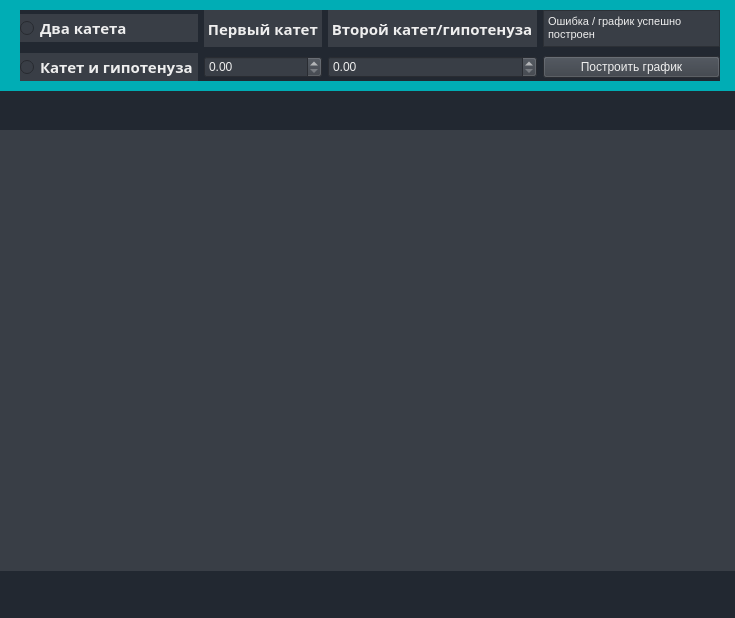
<?xml version="1.0" encoding="UTF-8"?>
<ui version="4.0">
 <class>MainWindow</class>
 <widget class="QMainWindow" name="MainWindow">
  <property name="geometry">
   <rect>
    <x>0</x>
    <y>0</y>
    <width>735</width>
    <height>618</height>
   </rect>
  </property>
  <property name="windowTitle">
   <string>MainWindow</string>
  </property>
  <property name="styleSheet">
   <string notr="true">background-color: rgb(34, 40, 49);
color: rgb(238, 238, 238);</string>
  </property>
  <widget class="QWidget" name="centralwidget">
   <widget class="QWidget" name="gridLayoutWidget">
    <property name="geometry">
     <rect>
      <x>20</x>
      <y>10</y>
      <width>700</width>
      <height>71</height>
     </rect>
    </property>
    <layout class="QGridLayout" name="gridLayout">
     <item row="0" column="3">
      <widget class="QTextEdit" name="textEdit">
       <property name="styleSheet">
        <string notr="true">background-color: rgb(57, 62, 70);
color: rgb(238, 238, 238);</string>
       </property>
       <property name="html">
        <string>&lt;!DOCTYPE HTML PUBLIC &quot;-//W3C//DTD HTML 4.0//EN&quot; &quot;http://www.w3.org/TR/REC-html40/strict.dtd&quot;&gt;
&lt;html&gt;&lt;head&gt;&lt;meta name=&quot;qrichtext&quot; content=&quot;1&quot; /&gt;&lt;style type=&quot;text/css&quot;&gt;
p, li { white-space: pre-wrap; }
&lt;/style&gt;&lt;/head&gt;&lt;body style=&quot; font-family:'MS Shell Dlg 2'; font-size:8.25pt; font-weight:400; font-style:normal;&quot;&gt;
&lt;p style=&quot; margin-top:0px; margin-bottom:0px; margin-left:0px; margin-right:0px; -qt-block-indent:0; text-indent:0px;&quot;&gt;Ошибка / график успешно построен &lt;/p&gt;&lt;/body&gt;&lt;/html&gt;</string>
       </property>
      </widget>
     </item>
     <item row="0" column="0">
      <widget class="QRadioButton" name="radioButton_3">
       <property name="font">
        <font>
         <family>Eras Demi ITC</family>
         <pointsize>11</pointsize>
         <weight>75</weight>
         <italic>false</italic>
         <bold>true</bold>
        </font>
       </property>
       <property name="cursor">
        <cursorShape>ArrowCursor</cursorShape>
       </property>
       <property name="contextMenuPolicy">
        <enum>Qt::DefaultContextMenu</enum>
       </property>
       <property name="acceptDrops">
        <bool>false</bool>
       </property>
       <property name="layoutDirection">
        <enum>Qt::LeftToRight</enum>
       </property>
       <property name="autoFillBackground">
        <bool>false</bool>
       </property>
       <property name="styleSheet">
        <string notr="true">background-color: rgb(57, 62, 70);
color: rgb(238, 238, 238);</string>
       </property>
       <property name="text">
        <string>Два катета</string>
       </property>
       <property name="checkable">
        <bool>true</bool>
       </property>
       <property name="checked">
        <bool>false</bool>
       </property>
      </widget>
     </item>
     <item row="0" column="2">
      <widget class="QLabel" name="label_4">
       <property name="enabled">
        <bool>true</bool>
       </property>
       <property name="font">
        <font>
         <family>Eras Demi ITC</family>
         <pointsize>11</pointsize>
         <weight>75</weight>
         <bold>true</bold>
        </font>
       </property>
       <property name="styleSheet">
        <string notr="true">background-color: rgb(57, 62, 70);
color: rgb(238, 238, 238);</string>
       </property>
       <property name="text">
        <string> Второй катет/гипотенуза </string>
       </property>
       <property name="margin">
        <number>5</number>
       </property>
      </widget>
     </item>
     <item row="0" column="1">
      <widget class="QLabel" name="label_3">
       <property name="enabled">
        <bool>true</bool>
       </property>
       <property name="font">
        <font>
         <family>Eras Demi ITC</family>
         <pointsize>11</pointsize>
         <weight>75</weight>
         <bold>true</bold>
        </font>
       </property>
       <property name="styleSheet">
        <string notr="true">background-color: rgb(57, 62, 70);
color: rgb(238, 238, 238);</string>
       </property>
       <property name="text">
        <string> Первый катет </string>
       </property>
       <property name="margin">
        <number>5</number>
       </property>
      </widget>
     </item>
     <item row="1" column="0">
      <widget class="QRadioButton" name="radioButton_4">
       <property name="font">
        <font>
         <family>Eras Demi ITC</family>
         <pointsize>11</pointsize>
         <weight>75</weight>
         <bold>true</bold>
        </font>
       </property>
       <property name="styleSheet">
        <string notr="true">background-color: rgb(57, 62, 70);
color: rgb(238, 238, 238);</string>
       </property>
       <property name="text">
        <string>Катет и гипотенуза</string>
       </property>
      </widget>
     </item>
     <item row="1" column="3">
      <widget class="QPushButton" name="pushButton">
       <property name="styleSheet">
        <string notr="true">background-color: rgb(57, 62, 70);
color: rgb(238, 238, 238);</string>
       </property>
       <property name="text">
        <string>Построить график</string>
       </property>
      </widget>
     </item>
     <item row="1" column="1">
      <widget class="QDoubleSpinBox" name="doubleSpinBox">
       <property name="styleSheet">
        <string notr="true">background-color: rgb(57, 62, 70);
color: rgb(238, 238, 238);</string>
       </property>
      </widget>
     </item>
     <item row="1" column="2">
      <widget class="QDoubleSpinBox" name="doubleSpinBox_2">
       <property name="styleSheet">
        <string notr="true">background-color: rgb(57, 62, 70);
color: rgb(238, 238, 238);</string>
       </property>
      </widget>
     </item>
    </layout>
    <zorder>radioButton_3</zorder>
    <zorder>pushButton</zorder>
    <zorder>radioButton_4</zorder>
    <zorder>label_3</zorder>
    <zorder>textEdit</zorder>
    <zorder>label_4</zorder>
    <zorder>doubleSpinBox</zorder>
    <zorder>doubleSpinBox_2</zorder>
   </widget>
   <widget class="QLabel" name="label_2">
    <property name="geometry">
     <rect>
      <x>-50</x>
      <y>0</y>
      <width>1101</width>
      <height>91</height>
     </rect>
    </property>
    <property name="styleSheet">
     <string notr="true">background-color: rgb(0, 173, 181);</string>
    </property>
    <property name="text">
     <string/>
    </property>
   </widget>
   <widget class="QLabel" name="label">
    <property name="geometry">
     <rect>
      <x>-40</x>
      <y>130</y>
      <width>831</width>
      <height>441</height>
     </rect>
    </property>
    <property name="styleSheet">
     <string notr="true">background-color: rgb(57, 62, 70);</string>
    </property>
    <property name="text">
     <string/>
    </property>
   </widget>
   <zorder>label_2</zorder>
   <zorder>gridLayoutWidget</zorder>
   <zorder>label</zorder>
  </widget>
  <widget class="QStatusBar" name="statusbar"/>
 </widget>
 <resources/>
 <connections/>
</ui>
